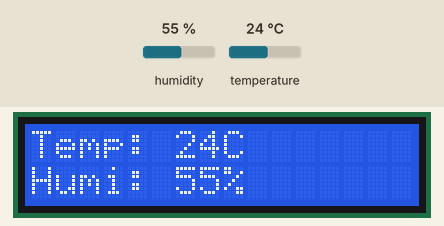
Recording of a sketch running on a simulated Arduino Uno, built with avr-gcc and run on an emulated ATmega328P. On the bench: 16×2 character LCD. Wiring (inferred from the names in the program): DHT11 sensor: data pin 8. The test bench sets the inputs (shaded band); at power-on: humidity 55 %, temperature 24 °C. What the sketch prints to the serial monitor is not drawn.

Above: at 1.2 s.
1.3 s: humidity set to 22 %
At 2.8 s:
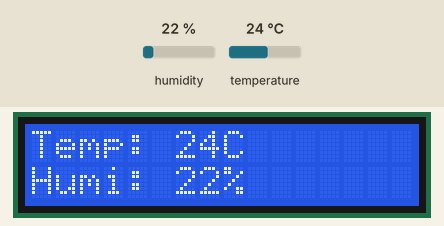
3.1 s: temperature set to 12 °C
At 3.8 s:
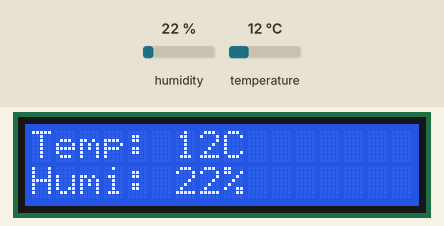
4.7 s: humidity set to 40 %
At 5.7 s:
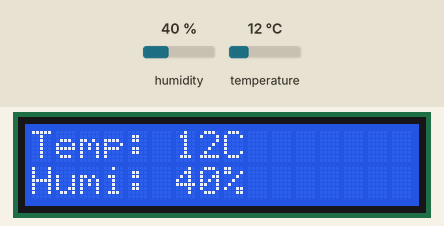
6.3 s: temperature set to 19 °C
At 7.6 s:
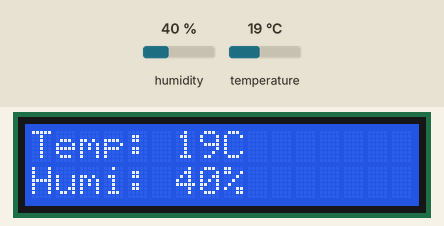
Timing chart, 0 to 8.9 s (numbered marks = the images above; inputs shaded):
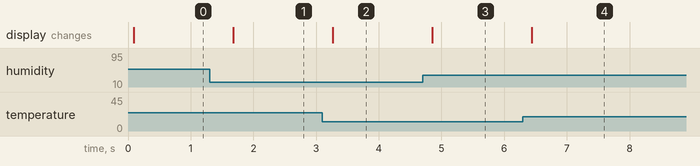

The sketch:

lcd_temperature.ino
```cpp
// 效果
// 在lcd1602的屏幕上打印出当前温度和湿度
//
// 接线说明
// DHT11
// VCC j23, f23 => +
// DAT j24, 4.7K电阻 f24 => +, g24 => 8
// NC j25, f25 => -
// GND j26, f26 => -
// LCD1602
// VSS => c1, e1 => -
// VDD => c2, e2 => +
// V0 => c3, 1K电阻 e3 => -
// RS => c4, e4 => 12
// RW => c5, e5 => -
// E => c6, e6 => 13
// D0~D3不接
// D4 => c11, e11 => 4
// D5 => c12, e12 => 5
// D6 => c13, e13 => 6
// D7 => c14, e14 => 7
// A => c15, e15 => +
// K => c16, 1K电阻 e16 => -
// 正负极
// 5V => +
// GND => -

#include <LiquidCrystal.h>
#include <dht.h>

LiquidCrystal lcd(12, 13, 4, 5, 6, 7);
int dht11Pin = 8;

void setup() {
  lcd.begin(16, 2);
  Serial.begin(9600);
}

void loop() {
  int temperature = 0;
  int humidity = 0;
  int ret = dht_read11(dht11Pin, &temperature, &humidity);
  if (ret == 0) {
    Serial.print(temperature);
    Serial.print(" ");
    Serial.println(humidity);
    lcd.clear();
    lcd.setCursor(0, 0);
    lcd.print("Temp: ");
    lcd.print((int)temperature);
    lcd.print("C");
    lcd.setCursor(0, 1);
    lcd.print("Humi: ");
    lcd.print((int)humidity);
    lcd.print("%");
  } else if (ret == -1) {
    Serial.println("checksum error");
  } else if (ret == -2) {
    Serial.println("timeout");
  } else {
    Serial.print("unknow ret ");
    Serial.println(ret);
  }
  delay(500);
}
```

Measured:
- after the input at 1.3 s, the display: changes after 0.38 s (image 1)
- after the input at 3.1 s, the display: changes after 0.17 s (image 2)
- after the input at 4.7 s, the display: changes after 0.15 s (image 3)
- after the input at 6.3 s, the display: changes after 0.14 s (image 4)
